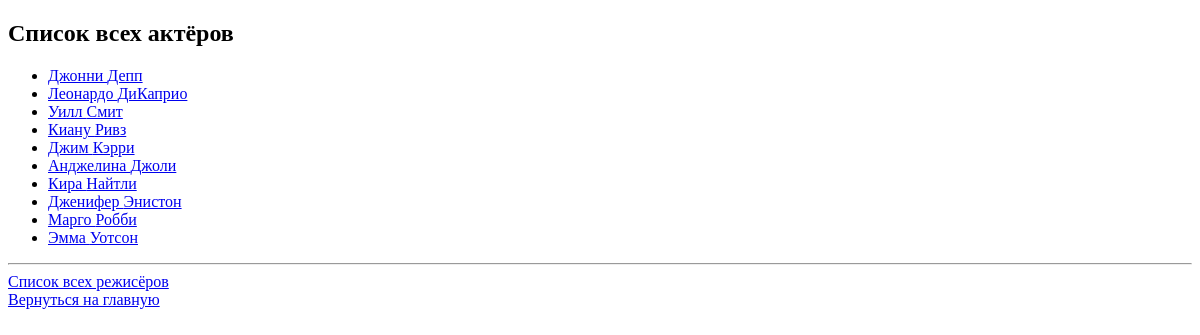
The page /actor/ on the database as committed earlier.
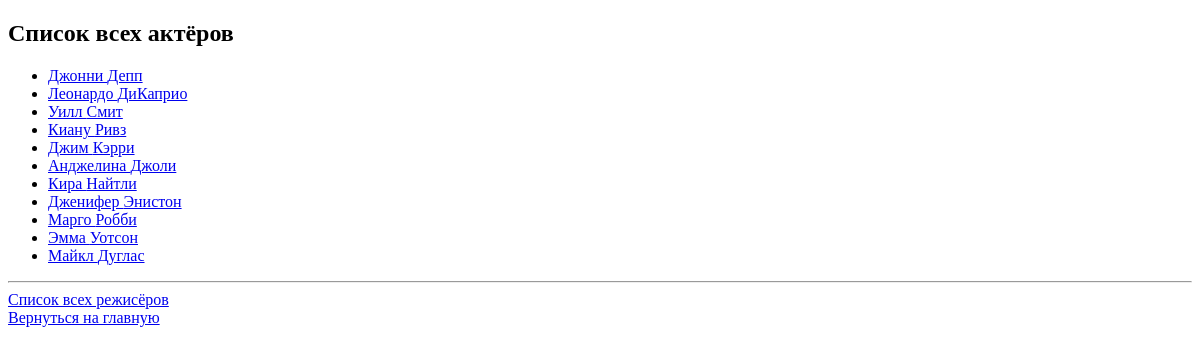
The same page on the database as committed later.
### movie_app/models.py (models this page shows, shortened)
class Actor(models.Model):  # таблица с актерами
    MALE = 'M'  # переменне М и Ж
    FEMALE = 'F'
    GENDERS = [  # список кортежей М и Ж
        (MALE, 'Мужчина'),
        (FEMALE, 'Женщина')
    ]
    TRILLER = 'T'
    COMEDY = 'C'
    DRAMMA = 'D'
    TRAGEDY = 'T'
    GENRE = [
        (TRILLER, 'Триллер'),
        (COMEDY, 'Комедия'),
        (DRAMMA, 'Драмма'),
        (TRAGEDY, 'Трагедия'),
    ]
    first_name = models.CharField(max_length=100)
    last_name = models.CharField(max_length=100)
    gender = models.CharField(max_length=1, choices=GENDERS,
                              default=MALE)  # колонка ПОЛ, max_length - максимальная длина 1 тк 'F' или 'M', choices - передаем список кортежей с вариантами значений, default - начение по умолчанию МУЖЧИНА
    slug = models.SlugField(default='', null=False, db_index=True)
    age = models.IntegerField(default=25, null=False, validators=[MinValueValidator(1), MaxValueValidator(150)])
    count_movie = models.IntegerField(default=0, null=False, validators=[MinValueValidator(0)])
    genre = models.CharField(max_length=1, choices=GENRE,
                              default=TRILLER)  # колонка ПОЛ, max_length - максимальная длина 1 тк 'F' или 'M', choices - передаем список кортежей с вариантами значений, default - начение по умолчанию МУЖЧИНА
    def full_name(self):
        return f'{self.first_name} {self.last_name}'
    def save(self, *args, **kwargs):
        translit_slug = text2translit(self.full_name())
        self.slug = slugify(translit_slug)
        super(Actor, self).save(*args, **kwargs)
    def get_url(self):
        return reverse('actor-details', args=[self.slug])

### movie_app/views.py (the view)
# urls.py: path('actor/', views.show_all_actors, name='all-actors'),
def show_all_actors(request):
    actors = Actor.objects.all()
    for actor in actors:
        actor.save()
    return render(request, 'movie_app/all_actors.html', {'actors': actors})

### movie_app/translit.py (called while the page is built)
def text2translit(text):
    alpha = {
        'а': 'a',
        'б': 'b',
        'в': 'v',
        'г': 'g',
        'д': 'd',
        'е': 'e',
        'ё': 'e',
        'ж': 'j',
        'з': 'z',
        'и': 'i',
        'й': 'i',
        'к': 'k',
        'л': 'l',
        'м': 'm',
        'н': 'n',
        'о': 'o',
        'п': 'p',
        'р': 'r',
        'с': 's',
        'т': 't',
        'у': 'u',
        'ф': 'f',
        'х': 'h',
        'ц': 'c',
        'ч': 'ch',
        'ш': 'sh',
        'щ': 'sh',
        'ъ': '',
        'ы': 'i',
        'ь': '',
        'э': 'e',
        'ю': 'iu',
        'я': 'ja'
    }
    result = ''
    for letter in text.lower():
        if letter in alpha:
            result += alpha[letter]
        else:
            result += letter
    return result

### movie_app/templates/movie_app/all_actors.html (shortened to what this page needs)
{% extends 'movie_app/base.html' %}
{% block content %}
    <h2>Список всех актёров</h2>
    <ul>
        {% for actor in actors %}
        <li><a href="{{ actor.get_url }}">{{actor.first_name}} {{actor.last_name}}</a></li>
        {% endfor %}
    </ul>
    <hr>
    <a href="{% url 'all-directors' %}">Список всех режисёров</a> <br>
    <a href="{% url 'movie-index' %}">Вернуться на главную</a>
{% endblock %}

Rows that differ between the two databases and show on the page:
added Actor: first_name "Майкл", last_name "Дуглас"
